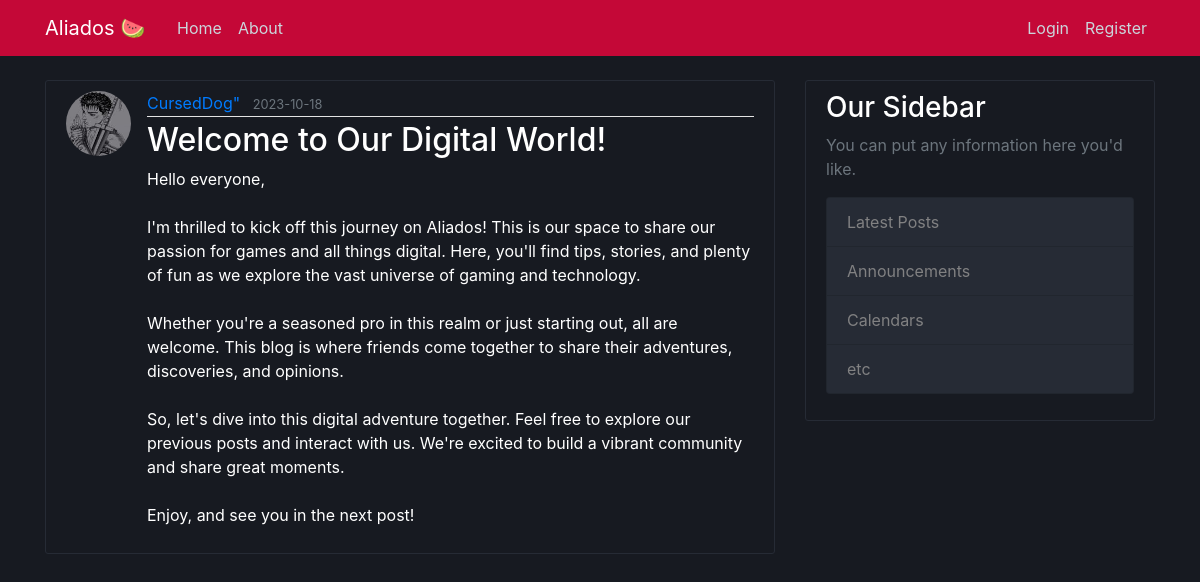
The page /post/9 on the database as committed earlier.
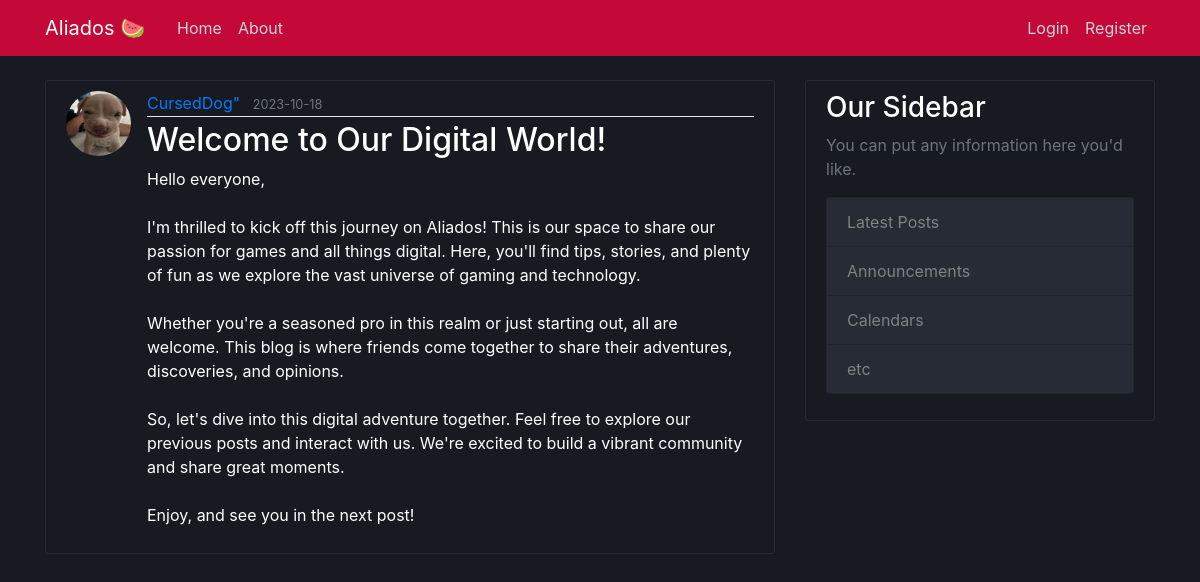
The same page on the database as committed later.
### flaskblog/models.py (models this page shows, shortened)
class User(db.Model, UserMixin):
    id = db.Column(db.Integer, primary_key=True)
    username = db.Column(db.String(20), unique=True, nullable=False)
    email = db.Column(db.String(120), unique=True, nullable=False)
    image_file = db.Column(db.String(20), nullable=False, default="default.jpg")
    password = db.Column(db.String(60), nullable=False)
    posts = db.relationship("Post", backref="author", lazy=True)

### flaskblog/posts/routes.py (the view)
@posts.route("/post/<int:post_id>")
def post(post_id):
    post = Post.query.get_or_404(post_id)
    return render_template("post.html", title=post.title, post=post)

### flaskblog/templates/post.html (shortened to what this page needs)
{% extends "layout.html" %}
{% block content %}
  <article class="media content-section">
    <img class="rounded-circle article-img" src="{{ url_for('static', filename='profile_pics/' + post.author.image_file) }}">
    <div class="media-body">
      <div class="article-metadata">
        <a class="mr-2" href="{{ url_for('users.user_posts', username=post.author.username) }}">{{ post.author.username }}"</a>
        <small class="text-muted">{{ post.date_posted.strftime('%Y-%m-%d') }}</small>
      </div>
      <h2 class="article-title">{{ post.title }}</h2>
      <p class="article-content">{{ post.content }}</p>
    </div>
  </article>
{% endblock content %}

Rows that differ between the two databases and show on the page:
changed User "CursedDog": image_file: a different picture
